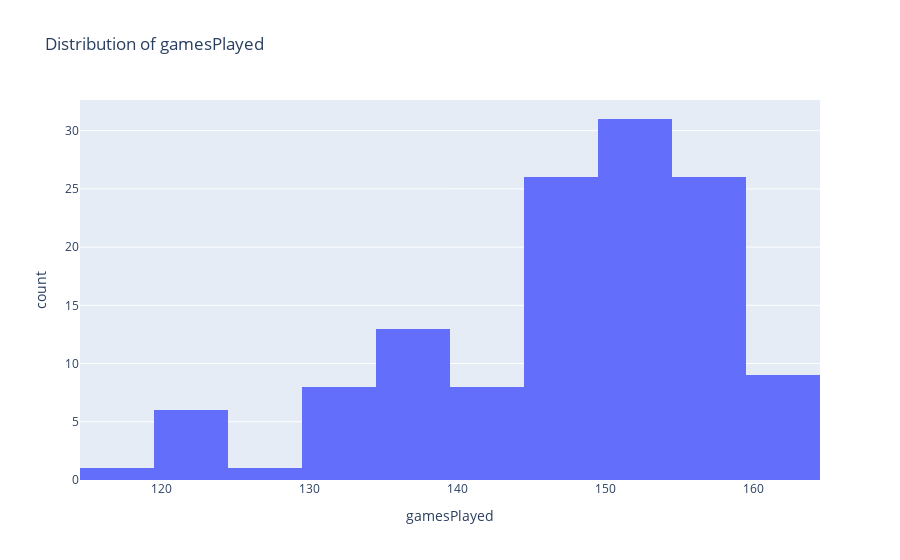
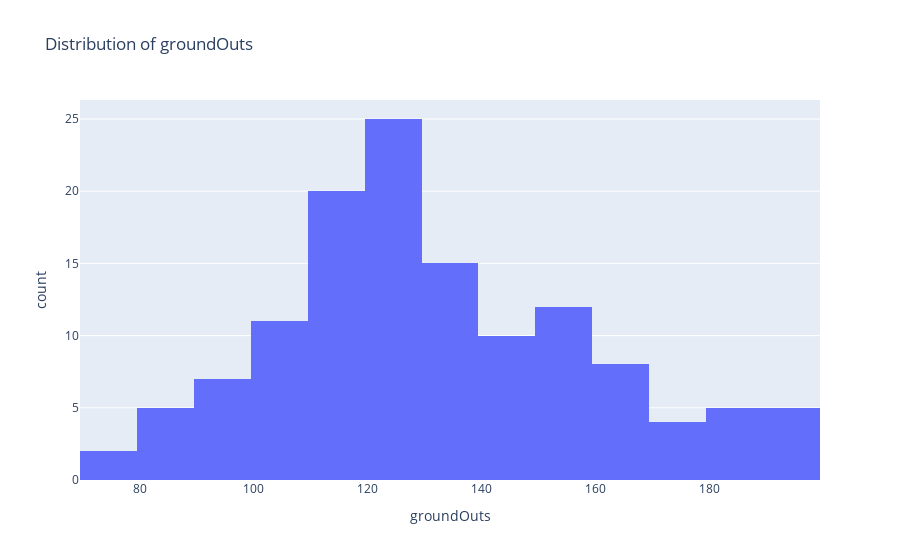
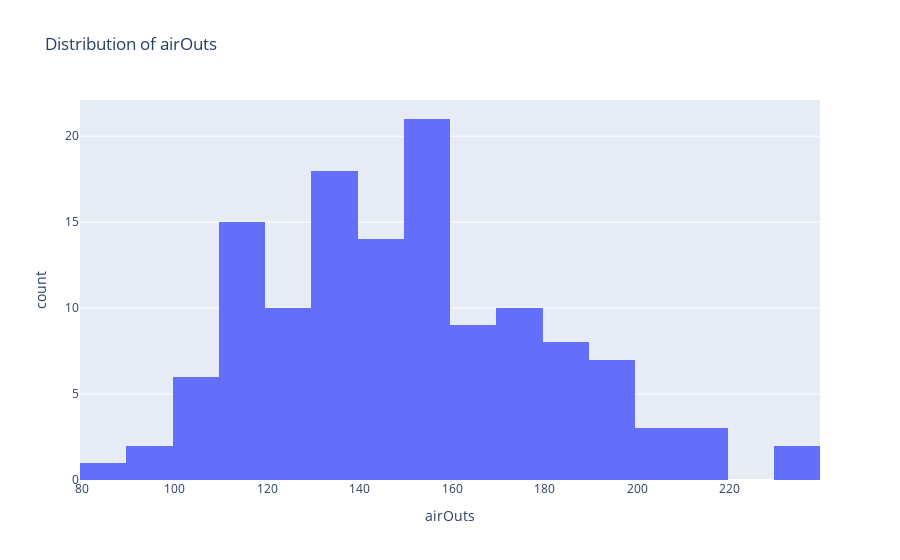
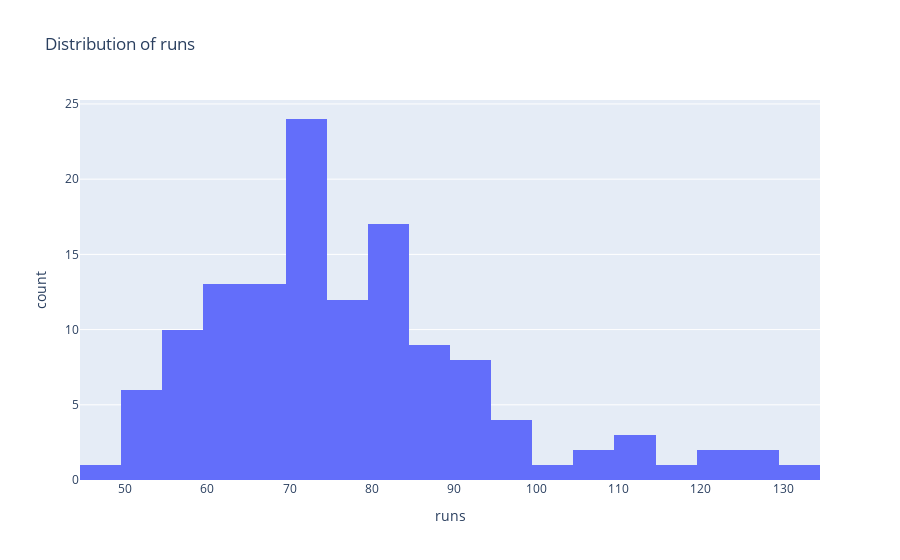

These figures' notebook cell, in order:
### Code cell
import plotly.express as px

for col in numerical_cols:
    fig = px.histogram(df, x=col, nbins=20, title=f"Distribution of {col}")
    fig.show()

### Figure 1 — Plotly figure (JSON) as saved in the notebook; plotly's stock layout.template omitted (floating-point values rounded to 4 significant figures; data arrays with more than 128 entries replaced by an {"elided": "..."} marker saying what was removed)
{"data": [{"bingroup": "x", "hovertemplate": "gamesPlayed=%{x}<br>count=%{y}<extra></extra>", "legendgroup": "", "marker": {"color": "#636efa", "pattern": {"shape": ""}}, "name": "", "nbinsx": 20, "orientation": "v", "showlegend": false, "type": "histogram", "x": {"elided": "129 int values"}, "xaxis": "x", "yaxis": "y"}], "layout": {"barmode": "relative", "legend": {"tracegroupgap": 0}, "title": {"text": "Distribution of gamesPlayed"}, "xaxis": {"anchor": "y", "domain": [0, 1], "title": {"text": "gamesPlayed"}}, "yaxis": {"anchor": "x", "domain": [0, 1], "title": {"text": "count"}}}}

### Figure 2 — Plotly figure (JSON) as saved in the notebook; plotly's stock layout.template omitted (floating-point values rounded to 4 significant figures; data arrays with more than 128 entries replaced by an {"elided": "..."} marker saying what was removed)
{"data": [{"bingroup": "x", "hovertemplate": "groundOuts=%{x}<br>count=%{y}<extra></extra>", "legendgroup": "", "marker": {"color": "#636efa", "pattern": {"shape": ""}}, "name": "", "nbinsx": 20, "orientation": "v", "showlegend": false, "type": "histogram", "x": {"elided": "129 int values"}, "xaxis": "x", "yaxis": "y"}], "layout": {"barmode": "relative", "legend": {"tracegroupgap": 0}, "title": {"text": "Distribution of groundOuts"}, "xaxis": {"anchor": "y", "domain": [0, 1], "title": {"text": "groundOuts"}}, "yaxis": {"anchor": "x", "domain": [0, 1], "title": {"text": "count"}}}}

### Figure 3 — Plotly figure (JSON) as saved in the notebook; plotly's stock layout.template omitted (floating-point values rounded to 4 significant figures; data arrays with more than 128 entries replaced by an {"elided": "..."} marker saying what was removed)
{"data": [{"bingroup": "x", "hovertemplate": "airOuts=%{x}<br>count=%{y}<extra></extra>", "legendgroup": "", "marker": {"color": "#636efa", "pattern": {"shape": ""}}, "name": "", "nbinsx": 20, "orientation": "v", "showlegend": false, "type": "histogram", "x": {"elided": "129 int values"}, "xaxis": "x", "yaxis": "y"}], "layout": {"barmode": "relative", "legend": {"tracegroupgap": 0}, "title": {"text": "Distribution of airOuts"}, "xaxis": {"anchor": "y", "domain": [0, 1], "title": {"text": "airOuts"}}, "yaxis": {"anchor": "x", "domain": [0, 1], "title": {"text": "count"}}}}

### Figure 4 — Plotly figure (JSON) as saved in the notebook; plotly's stock layout.template omitted (floating-point values rounded to 4 significant figures; data arrays with more than 128 entries replaced by an {"elided": "..."} marker saying what was removed)
{"data": [{"bingroup": "x", "hovertemplate": "runs=%{x}<br>count=%{y}<extra></extra>", "legendgroup": "", "marker": {"color": "#636efa", "pattern": {"shape": ""}}, "name": "", "nbinsx": 20, "orientation": "v", "showlegend": false, "type": "histogram", "x": {"elided": "129 int values"}, "xaxis": "x", "yaxis": "y"}], "layout": {"barmode": "relative", "legend": {"tracegroupgap": 0}, "title": {"text": "Distribution of runs"}, "xaxis": {"anchor": "y", "domain": [0, 1], "title": {"text": "runs"}}, "yaxis": {"anchor": "x", "domain": [0, 1], "title": {"text": "count"}}}}
